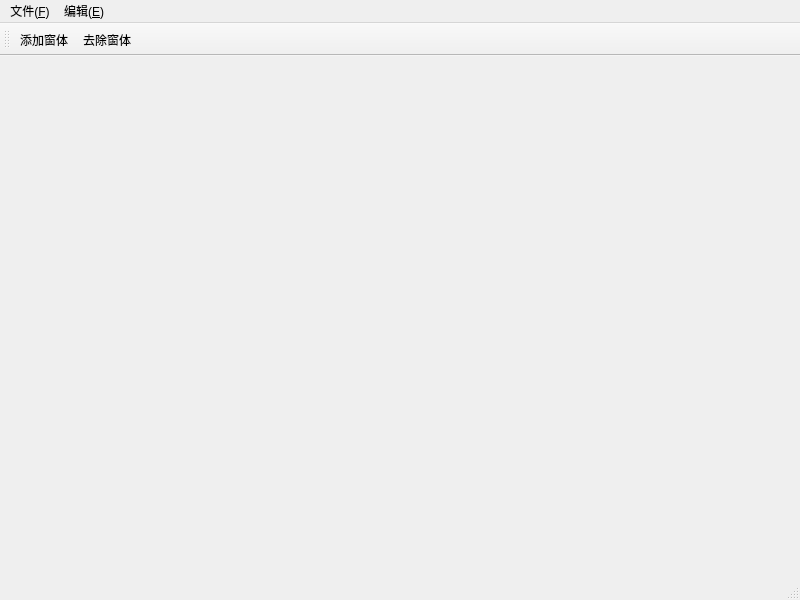
<?xml version="1.0" encoding="UTF-8"?>
<ui version="4.0">
 <class>MainWindow</class>
 <widget class="QMainWindow" name="MainWindow">
  <property name="geometry">
   <rect>
    <x>0</x>
    <y>0</y>
    <width>800</width>
    <height>600</height>
   </rect>
  </property>
  <property name="windowTitle">
   <string>MainWindow</string>
  </property>
  <widget class="QWidget" name="centralwidget"/>
  <widget class="QMenuBar" name="menubar">
   <property name="geometry">
    <rect>
     <x>0</x>
     <y>0</y>
     <width>800</width>
     <height>23</height>
    </rect>
   </property>
   <widget class="QMenu" name="menu_F">
    <property name="title">
     <string>文件(&amp;F)</string>
    </property>
    <addaction name="fileOpenAction"/>
    <addaction name="fileNewAction"/>
    <addaction name="fileCloseAction"/>
   </widget>
   <widget class="QMenu" name="menu_E">
    <property name="title">
     <string>编辑(&amp;E)</string>
    </property>
   </widget>
   <addaction name="menu_F"/>
   <addaction name="menu_E"/>
  </widget>
  <widget class="QStatusBar" name="statusbar"/>
  <widget class="QToolBar" name="toolBar">
   <property name="windowTitle">
    <string>toolBar</string>
   </property>
   <attribute name="toolBarArea">
    <enum>TopToolBarArea</enum>
   </attribute>
   <attribute name="toolBarBreak">
    <bool>false</bool>
   </attribute>
   <addaction name="addWinAction"/>
   <addaction name="action_6"/>
  </widget>
  <action name="fileOpenAction">
   <property name="text">
    <string>打开</string>
   </property>
   <property name="shortcut">
    <string>Alt+S</string>
   </property>
   <property name="shortcutVisibleInContextMenu">
    <bool>false</bool>
   </property>
  </action>
  <action name="fileNewAction">
   <property name="text">
    <string>新建</string>
   </property>
   <property name="shortcut">
    <string>Alt+D</string>
   </property>
  </action>
  <action name="fileCloseAction">
   <property name="text">
    <string>关闭</string>
   </property>
   <property name="shortcut">
    <string>Alt+G</string>
   </property>
  </action>
  <action name="addWinAction">
   <property name="text">
    <string>添加窗体</string>
   </property>
   <property name="toolTip">
    <string>添加窗体</string>
   </property>
  </action>
  <action name="action_6">
   <property name="text">
    <string>去除窗体</string>
   </property>
   <property name="toolTip">
    <string>去除窗体</string>
   </property>
  </action>
 </widget>
 <resources/>
 <connections/>
</ui>
